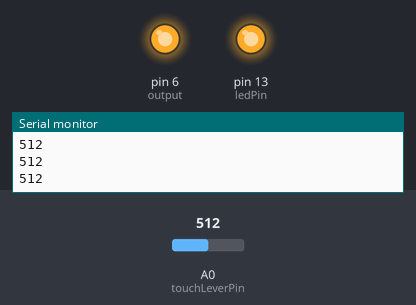
Recording of a sketch running on a simulated Arduino Uno, built with avr-gcc and run on an emulated ATmega328P. Parts: output pins drawn as LEDs (lit = HIGH), the last lines printed to the serial monitor. The test bench sets the inputs (shaded band); at power-on: A0 (touchLeverPin) = 512.

Above: at 1.2 s.
1.3 s: A0 (touchLeverPin) set to 684
2.8 s: A0 (touchLeverPin) set to 709
At 3.2 s:
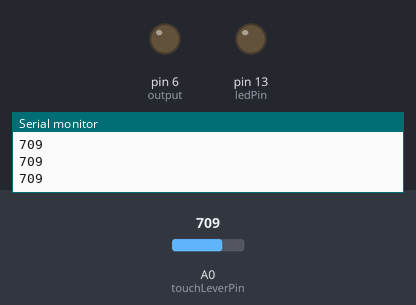
4.3 s: A0 (touchLeverPin) set to 511
At 5.5 s:
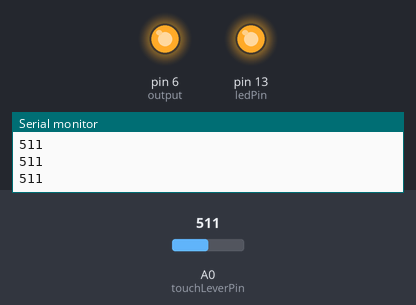
5.8 s: A0 (touchLeverPin) set to 716
At 6.9 s:
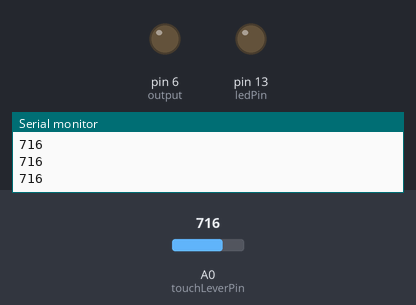
Timing chart, 0 to 8.3 s (numbered marks = the images above; inputs shaded):
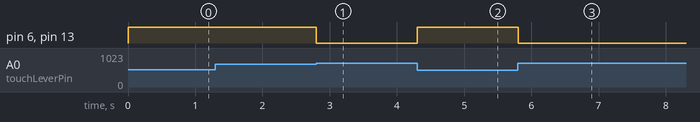

The sketch:

touchLeverV1.0.ino
```cpp
/***************************************************
  Version 1.0
  This programs measures a voltage to determine if a lever is being touched and uses a digital pin as an output.
  LED 13 is also toggled to signal the lever being touched.
 ****************************************************/

const int touchLeverPin = A0;  //select analog pin for the lever
const int ledPin = 13;      // select the pin for the LED
const int output = 6;       // digital output for the device
int sensorValue = 0;        // variable to store the value coming from the
const int M = 700;          // value in bits (Max is 1023) to detect whether the lever is being touched or not
void setup() {
  // put your setup code here, to run once:
  Serial.begin(9600);
  //pinMode(A0,INPUT);
  pinMode(ledPin, OUTPUT);
  pinMode(output, OUTPUT);

  Serial.println("Begin");
}

void loop() {
  // put your main code here, to run repeatedly:
  sensorValue = analogRead(touchLeverPin);
  Serial.println(sensorValue);
  if (sensorValue > M){
    digitalWrite(ledPin, LOW);
    digitalWrite(output, LOW); //When the lever is not touched, the output is low
  }
  else{
  digitalWrite(ledPin, HIGH);
  digitalWrite(output, HIGH);  //When the lever is touched, the output is high
  }
  delay(10);
}
```

Measured:
- the behaviour switches between 700 and 701 on A0 (touchLeverPin) (found by bisection; images 0 and 1)
- after the input at 2.8 s, pin 6 (output), pin 13 (ledPin): HIGH → LOW at once
- after the input at 4.3 s, pin 6 (output), pin 13 (ledPin): LOW → HIGH at once
- after the input at 5.8 s, pin 6 (output), pin 13 (ledPin): HIGH → LOW at once
